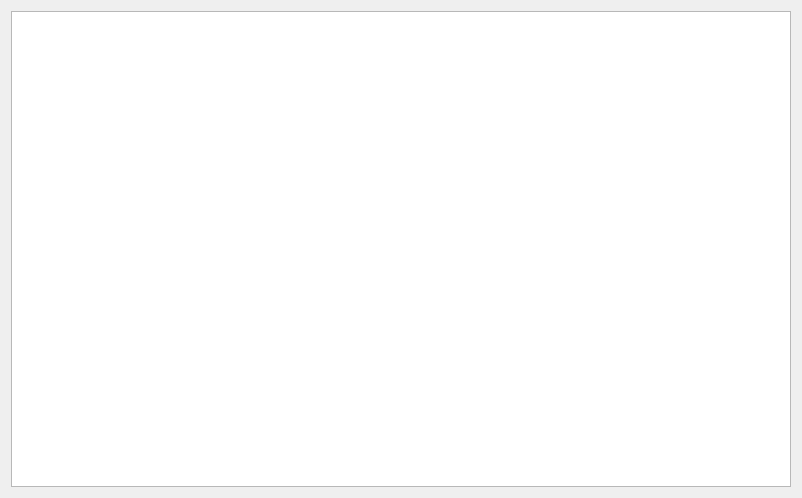
<?xml version="1.0" encoding="UTF-8"?>
<ui version="4.0">
 <class>Dialog</class>
 <widget class="QDialog" name="Dialog">
  <property name="geometry">
   <rect>
    <x>0</x>
    <y>0</y>
    <width>802</width>
    <height>498</height>
   </rect>
  </property>
  <property name="windowTitle">
   <string>Dialog</string>
  </property>
  <layout class="QHBoxLayout" name="horizontalLayout">
   <item>
    <layout class="QVBoxLayout" name="verticalLayout">
     <item>
      <widget class="QGraphicsView" name="graphicsView"/>
     </item>
    </layout>
   </item>
  </layout>
 </widget>
 <resources/>
 <connections/>
</ui>
